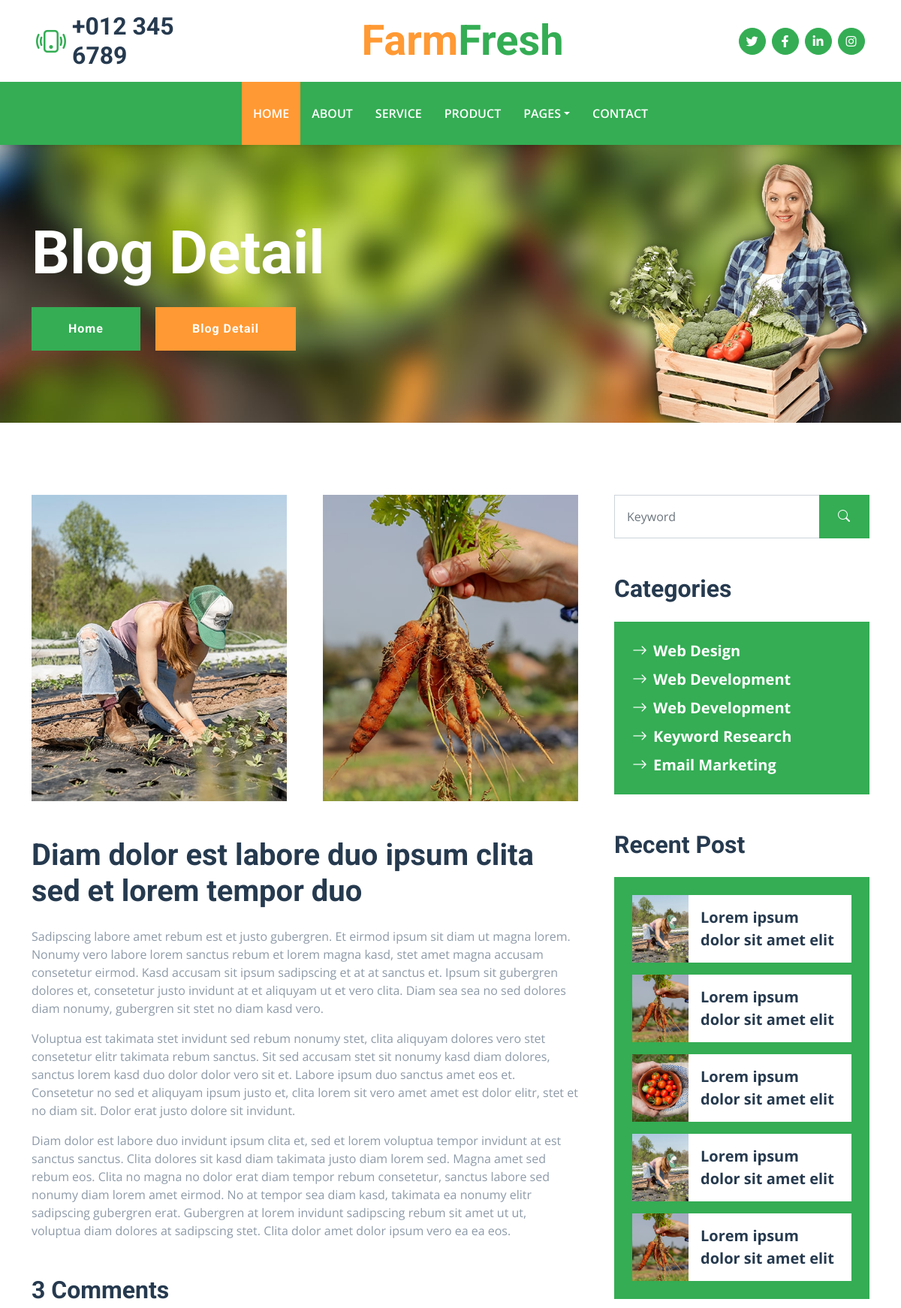
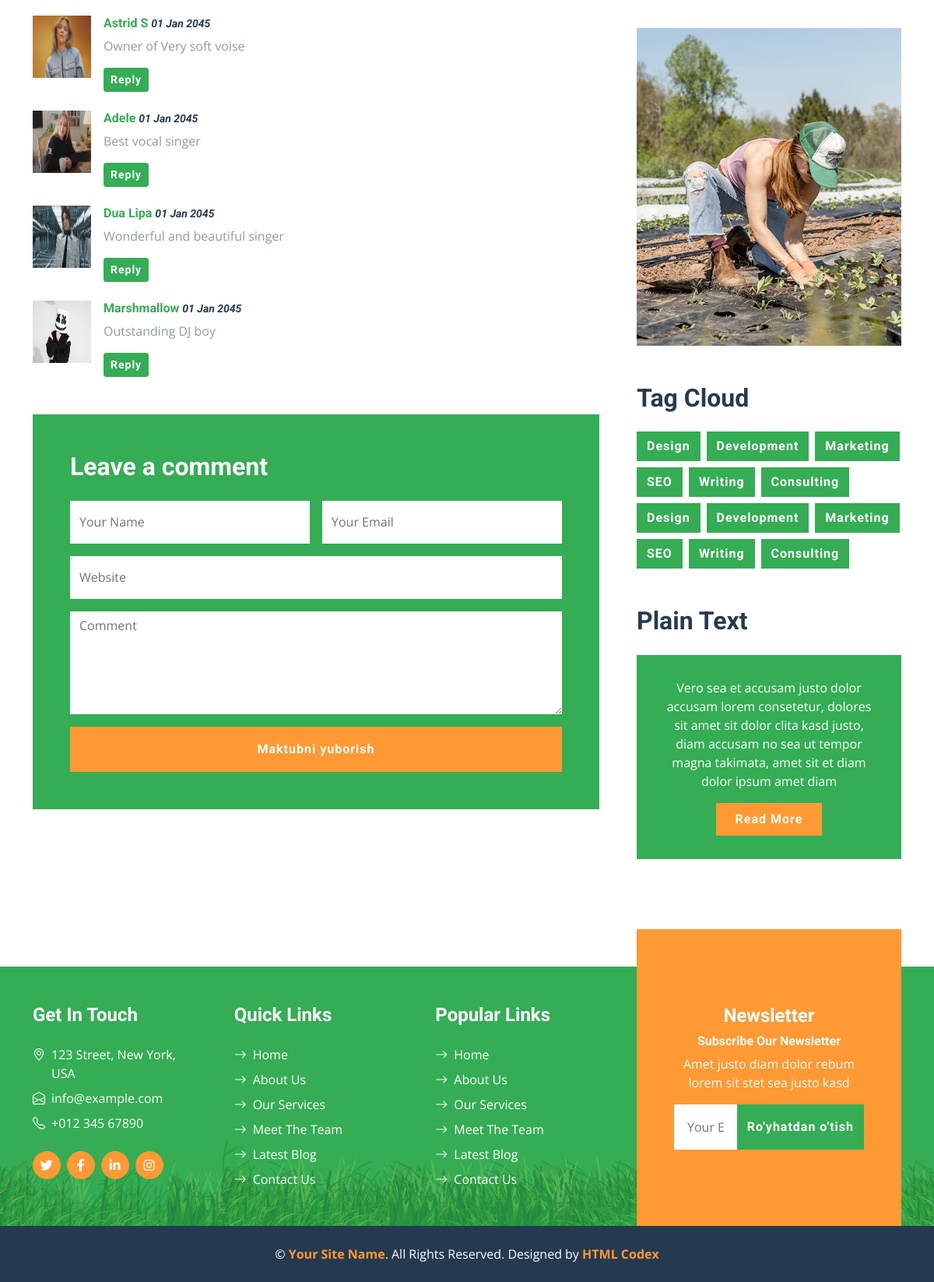
The app's page /blog/detail/ with its own data (2 pictures, top to bottom).
### blog/models.py (models this page shows)
class Commenters(models.Model):
    name = models.CharField(max_length=100)
    comment = models.TextField()
    img = models.ImageField(upload_to='Commenters/img')

### blog/views.py (the view)
# urls.py: path("detail/", detail, name='detail'),
def detail(request):
    commenter = Commenters.objects.all()
    form = ContactForms(request.POST or None)
    if request.method == "POST" and form.is_valid():
        form.save()
        return HttpResponse("<h2>So'rovingiz amalga oshirildi</h2>")
    form = NewsletterForms(request.POST or None)
    if request.method == "POST" and form.is_valid():
        form.save()
        return HttpResponse("<h2>So'rovingiz amalga oshirildi</h2>")
    context = {
        "detail": detail,
        "form": form,
        "commenter": commenter
    }
    return render(request, "detail.html", context=context)

### blog/forms.py
class NewsletterForms(forms.ModelForm):
    class Meta:
        model = Newsletter
        fields = "__all__"

### templates/detail.html
{% extends 'base.html' %}
{% load static %}
{% block content %}
    <div class="container-fluid bg-primary py-5 bg-hero mb-5">
        <div class="container py-5">
            <div class="row justify-content-start">
                <div class="col-lg-8 text-center text-lg-start">
                    <h1 class="display-1 text-white mb-md-4">Blog Detail</h1>
                    <a href="{% url 'index' %}" class="btn btn-primary py-md-3 px-md-5 me-3">Home</a>
                    <a href="" class="btn btn-secondary py-md-3 px-md-5">Blog Detail</a>
                </div>
            </div>
        </div>
    </div>
    <div class="container py-5">
        <div class="row g-5">
            <div class="col-lg-8">
                <div class="mb-5">
                    <div class="row g-5 mb-5">
                        <div class="col-md-6">
                            <img class="img-fluid w-100" src="{% static 'img/blog-1.jpg' %}" alt="">
                        </div>
                        <div class="col-md-6">
                            <img class="img-fluid w-100" src="{% static 'img/blog-2.jpg' %}" alt="">
                        </div>
                    </div>
                    <h1 class="mb-4">Diam dolor est labore duo ipsum clita sed et lorem tempor duo</h1>
                    <p>Sadipscing labore amet rebum est et justo gubergren. Et eirmod ipsum sit diam ut
                        magna lorem. Nonumy vero labore lorem sanctus rebum et lorem magna kasd, stet
                        amet magna accusam consetetur eirmod. Kasd accusam sit ipsum sadipscing et at at
                        sanctus et. Ipsum sit gubergren dolores et, consetetur justo invidunt at et
                        aliquyam ut et vero clita. Diam sea sea no sed dolores diam nonumy, gubergren
                        sit stet no diam kasd vero.</p>
                    <p>Voluptua est takimata stet invidunt sed rebum nonumy stet, clita aliquyam dolores
                        vero stet consetetur elitr takimata rebum sanctus. Sit sed accusam stet sit
                        nonumy kasd diam dolores, sanctus lorem kasd duo dolor dolor vero sit et. Labore
                        ipsum duo sanctus amet eos et. Consetetur no sed et aliquyam ipsum justo et,
                        clita lorem sit vero amet amet est dolor elitr, stet et no diam sit. Dolor erat
                        justo dolore sit invidunt.</p>
                    <p>Diam dolor est labore duo invidunt ipsum clita et, sed et lorem voluptua tempor
                        invidunt at est sanctus sanctus. Clita dolores sit kasd diam takimata justo diam
                        lorem sed. Magna amet sed rebum eos. Clita no magna no dolor erat diam tempor
                        rebum consetetur, sanctus labore sed nonumy diam lorem amet eirmod. No at tempor
                        sea diam kasd, takimata ea nonumy elitr sadipscing gubergren erat. Gubergren at
                        lorem invidunt sadipscing rebum sit amet ut ut, voluptua diam dolores at
                        sadipscing stet. Clita dolor amet dolor ipsum vero ea ea eos.</p>
                </div>
                <div class="mb-5">
                    <h2 class="mb-4">3 Comments</h2>
                    {% for Commenters in commenter %}
                    <div class="d-flex mb-4">
                        <img src="{{Commenters.img.url}}" class="img-fluid" style="width: 75px; height: 80px;">
                        <div class="ps-3">
                            <h6><a href="">{{ Commenters.name }}</a> <small><i>01 Jan 2045</i></small></h6>
                            <p>{{ Commenters.comment }}</p>
                            <button class="btn btn-sm btn-primary">Reply</button>
                        </div>
                    </div>
                    {% endfor %}
                </div>
                <div class="bg-primary p-5">
                    <h2 class="text-white mb-4">Leave a comment</h2>
                    <form method="post"> {% csrf_token %}
                        <div class="row g-3">
                            <div class="col-12 col-sm-6">
                                <input name="name" type="text" class="form-control bg-white border-0" placeholder="Your Name" style="height: 55px;">
                            </div>
                            <div class="col-12 col-sm-6">
                                <input name="email" type="email" class="form-control bg-white border-0" placeholder="Your Email" style="height: 55px;">
                            </div>
                            <div class="col-12">
                                <input name="subject" type="text" class="form-control bg-white border-0" placeholder="Website" style="height: 55px;">
                            </div>
                            <div class="col-12">
                                <textarea name="massage" class="form-control bg-white border-0" rows="5" placeholder="Comment"></textarea>
                            </div>
                            <div class="col-12">
                                <button class="btn btn-secondary w-100 py-3" type="submit">Maktubni yuborish</button>
                            </div>
                        </div>
                    </form>
                </div>
            </div>
            <div class="col-lg-4">
                <div class="mb-5">
                    <div class="input-group">
                        <input type="text" class="form-control p-3" placeholder="Keyword">
                        <button class="btn btn-primary px-4"><i class="bi bi-search"></i></button>
                    </div>
                </div>
                <div class="mb-5">
                    <h2 class="mb-4">Categories</h2>
                    <div class="d-flex flex-column justify-content-start bg-primary p-4">
                        <a class="fs-5 fw-bold text-white mb-2" href="#"><i class="bi bi-arrow-right me-2"></i>Web Design</a>
                        <a class="fs-5 fw-bold text-white mb-2" href="#"><i class="bi bi-arrow-right me-2"></i>Web Development</a>
                        <a class="fs-5 fw-bold text-white mb-2" href="#"><i class="bi bi-arrow-right me-2"></i>Web Development</a>
                        <a class="fs-5 fw-bold text-white mb-2" href="#"><i class="bi bi-arrow-right me-2"></i>Keyword Research</a>
                        <a class="fs-5 fw-bold text-white" href="#"><i class="bi bi-arrow-right me-2"></i>Email Marketing</a>
                    </div>
                </div>
                <div class="mb-5">
                    <h2 class="mb-4">Recent Post</h2>
                    <div class="bg-primary p-4">
                        <div class="d-flex overflow-hidden mb-3">
                            <img class="img-fluid flex-shrink-0" src="{% static 'img/blog-1.jpg' %}" style="width: 75px;" alt="">
                            <a href="" class="d-flex align-items-center bg-white text-dark fs-5 fw-bold px-3 mb-0">Lorem ipsum dolor sit amet elit
                            </a>
                        </div>
                        <div class="d-flex overflow-hidden mb-3">
                            <img class="img-fluid flex-shrink-0" src="{% static 'img/blog-2.jpg' %}" style="width: 75px;" alt="">
                            <a href="" class="d-flex align-items-center bg-white text-dark fs-5 fw-bold px-3 mb-0">Lorem ipsum dolor sit amet elit
                            </a>
                        </div>
                        <div class="d-flex overflow-hidden mb-3">
                            <img class="img-fluid flex-shrink-0" src="{% static 'img/blog-3.jpg' %}" style="width: 75px;" alt="">
                            <a href="" class="d-flex align-items-center bg-white text-dark fs-5 fw-bold px-3 mb-0">Lorem ipsum dolor sit amet elit
                            </a>
                        </div>
                        <div class="d-flex overflow-hidden mb-3">
                            <img class="img-fluid flex-shrink-0" src="{% static 'img/blog-1.jpg' %}" style="width: 75px;" alt="">
                            <a href="" class="d-flex align-items-center bg-white text-dark fs-5 fw-bold px-3 mb-0">Lorem ipsum dolor sit amet elit
                            </a>
                        </div>
                        <div class="d-flex overflow-hidden">
                            <img class="img-fluid flex-shrink-0" src="{% static 'img/blog-2.jpg' %}" style="width: 75px;" alt="">
                            <a href="" class="d-flex align-items-center bg-white text-dark fs-5 fw-bold px-3 mb-0">Lorem ipsum dolor sit amet elit
                            </a>
                        </div>
                    </div>
                </div>
                <div class="mb-5">
                    <img src="{% static 'img/blog-1.jpg' %}" alt="" class="img-fluid rounded">
                </div>
                <div class="mb-5">
                    <h2 class="mb-4">Tag Cloud</h2>
                    <div class="d-flex flex-wrap m-n1">
                        <a href="" class="btn btn-primary m-1">Design</a>
                        <a href="" class="btn btn-primary m-1">Development</a>
                        <a href="" class="btn btn-primary m-1">Marketing</a>
                        <a href="" class="btn btn-primary m-1">SEO</a>
                        <a href="" class="btn btn-primary m-1">Writing</a>
                        <a href="" class="btn btn-primary m-1">Consulting</a>
                        <a href="" class="btn btn-primary m-1">Design</a>
                        <a href="" class="btn btn-primary m-1">Development</a>
                        <a href="" class="btn btn-primary m-1">Marketing</a>
                        <a href="" class="btn btn-primary m-1">SEO</a>
                        <a href="" class="btn btn-primary m-1">Writing</a>
                        <a href="" class="btn btn-primary m-1">Consulting</a>
                    </div>
                </div>
                <div>
                    <h2 class="mb-4">Plain Text</h2>
                    <div class="bg-primary text-center text-white" style="padding: 30px;">
                        <p>Vero sea et accusam justo dolor accusam lorem consetetur, dolores sit amet sit dolor clita kasd justo, diam accusam no sea ut tempor magna takimata, amet sit et diam dolor ipsum amet diam</p>
                        <a href="" class="btn btn-secondary py-2 px-4">Read More</a>
                    </div>
                </div>
            </div>
        </div>
    </div>
{% endblock content %}

### static/css/style.css (style rules this page uses)
:root { --primary: #34AD54; --secondary: #FF9933; --light: #F6FFF2; --dark: #263A4F; }
.btn { font-family: 'Roboto', sans-serif; letter-spacing: 1px; font-weight: 700; transition: .5s; }
.btn-primary, .btn-secondary { color: #FFFFFF; }
.bg-hero { background: url(../img/carousel-1.jpg) top right no-repeat; background-size: cover; }

### records on screen
Commenters: img (picture), name "Astrid S", comment "Owner of Very soft voise"
Commenters: img (picture), name "Adele", comment "Best vocal singer"
Commenters: img (picture), name "Dua Lipa", comment "Wonderful and beautiful singer"
Commenters: img (picture), name "Marshmallow", comment "Outstanding DJ boy"
